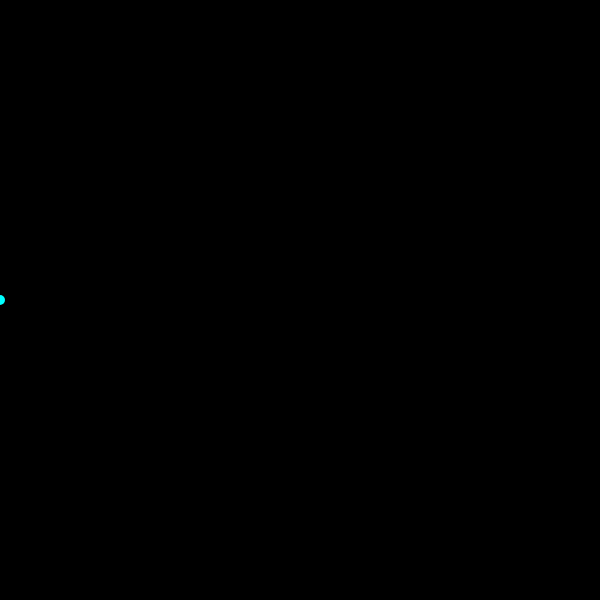
Frame 1 (no input)
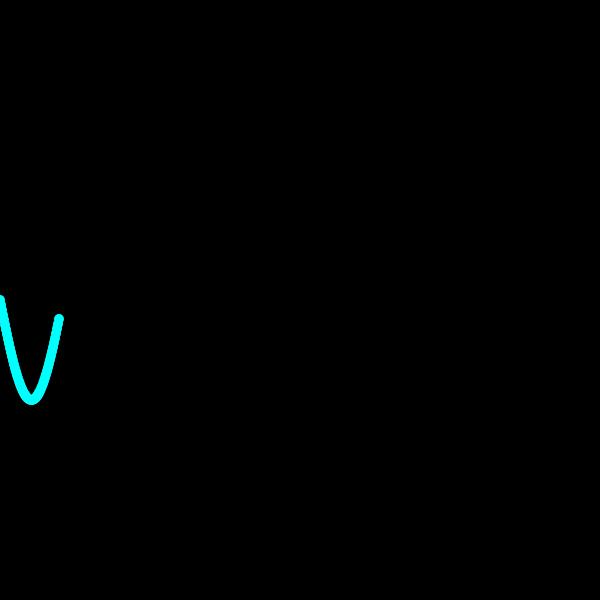
Frame 60 (no input)
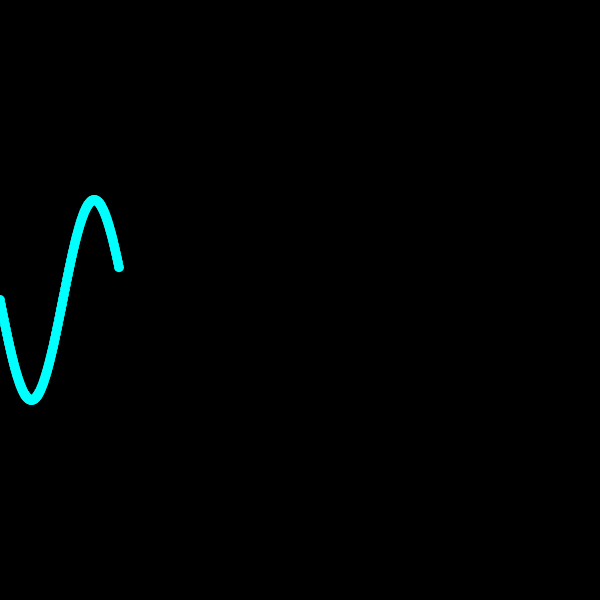
Frame 120 (the mouse pressed at the canvas centre since frame 60)

The p5.js sketch that drew these frames (run headless with seeded random() and noise() and a simulated clock; from frame 60 on, the mouse is pressed at the canvas centre):

// p5.js sketch
// ── sketch.js
// PGTE Data Visualization - Spring 2017
// -------------------------------------

var r = 100;
var theta = 0;

function setup() {
  createCanvas(600,600);
  background(0);
  smooth();
}

function draw() {
  var x = theta % width;
  var y = r * sin(theta * 0.05);

  fill(0,255,255);
  noStroke();
  ellipse(x, y+height/2, 10, 10);

  theta += 1;
}
